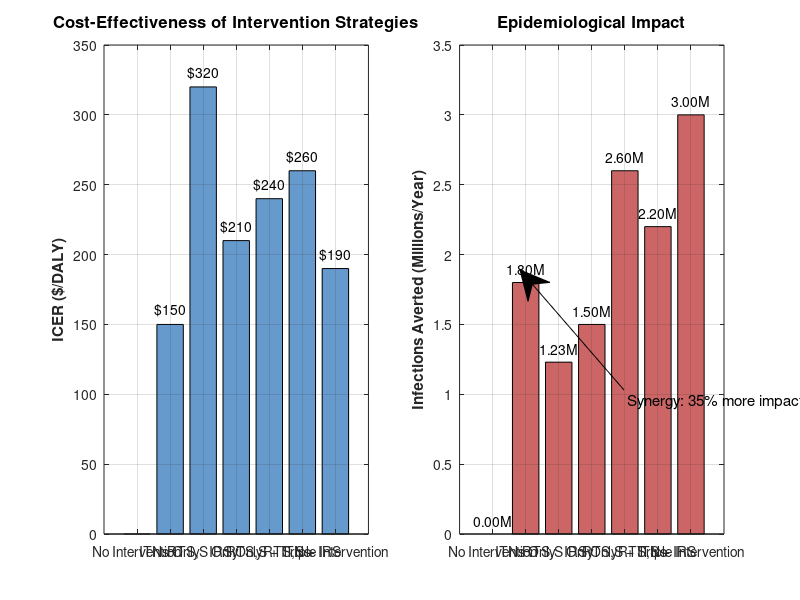

Here is the MATLAB script that generated this plot: (Note: this script raises an error after producing the figure.)
function hybrid_intervention_figure()
    % Avulundiah Phiri| 26 August 2025
    interventions = {
        'No Intervention'
        'ITNs Only'
        'RTS,S Only'
        'IRS Only'
        'RTS,S + ITNs'
        'RTS,S + IRS'
        'Triple Intervention'
    };
    
    icer = [NaN, 150, 320, 210, 240, 260, 190];  % $/DALY
    infections_averted = [0, 1.8, 1.23, 1.5, 2.6, 2.2, 3.0];  % Millions
    
    % Create figure with two subplots
    fig = figure('Position', [100, 100, 1200, 500]);
    
    % Subplot 1: ICER comparison
    subplot(1,2,1);
    bar(icer, 'FaceColor', [0.4 0.6 0.8]);
    set(gca, 'XTick', 1:length(interventions), 'XTickLabel', interventions, ...
        'XTickLabelRotation', 45, 'FontSize', 10);
    ylabel('ICER ($/DALY)', 'FontSize', 11, 'FontWeight', 'bold');
    title('Cost-Effectiveness of Intervention Strategies', 'FontSize', 12, 'FontWeight', 'bold');
    grid on;
    ylim([0 350]);
    
    % Add ICER values on bars
    for i = 1:length(icer)
        if ~isnan(icer(i))
            text(i, icer(i)+10, sprintf('$%d', icer(i)), ...
                'HorizontalAlignment', 'center', 'FontSize', 10);
        end
    end
    
    % Add WTP threshold
    hold on;
    plot(xlim, [1300 1300], 'r--', 'LineWidth', 1.5);
    text(1.5, 1350, 'Zambia WTP Threshold ($1,300/DALY)', ...
        'FontSize', 10, 'Color', 'r');
    
    % Subplot 2: Infections averted
    subplot(1,2,2);
    bar(infections_averted, 'FaceColor', [0.8 0.4 0.4]);
    set(gca, 'XTick', 1:length(interventions), 'XTickLabel', interventions, ...
        'XTickLabelRotation', 45, 'FontSize', 10);
    ylabel('Infections Averted (Millions/Year)', 'FontSize', 11, 'FontWeight', 'bold');
    title('Epidemiological Impact', 'FontSize', 12, 'FontWeight', 'bold');
    grid on;
    ylim([0 3.5]);
    
    % Add values on bars
    for i = 1:length(infections_averted)
        text(i, infections_averted(i)+0.1, sprintf('%.2fM', infections_averted(i)), ...
            'HorizontalAlignment', 'center', 'FontSize', 10);
    end
    
    % Add synergy annotation
    annotation('textarrow', [0.78, 0.65], [0.35, 0.55], ...
        'String', 'Synergy: 35% more impact', ...
        'FontSize', 11, 'TextColor', 'k', 'HeadWidth', 15, 'HeadLength', 15);
    
    % Add overall title
    sgtitle('Cost-Effectiveness of Hybrid Malaria Interventions in Zambia', ...
        'FontSize', 14, 'FontWeight', 'bold');
    
  
    exportgraphics(fig, 'Figure_S3_Hybrid_Interventions.png', 'Resolution', 300);
end